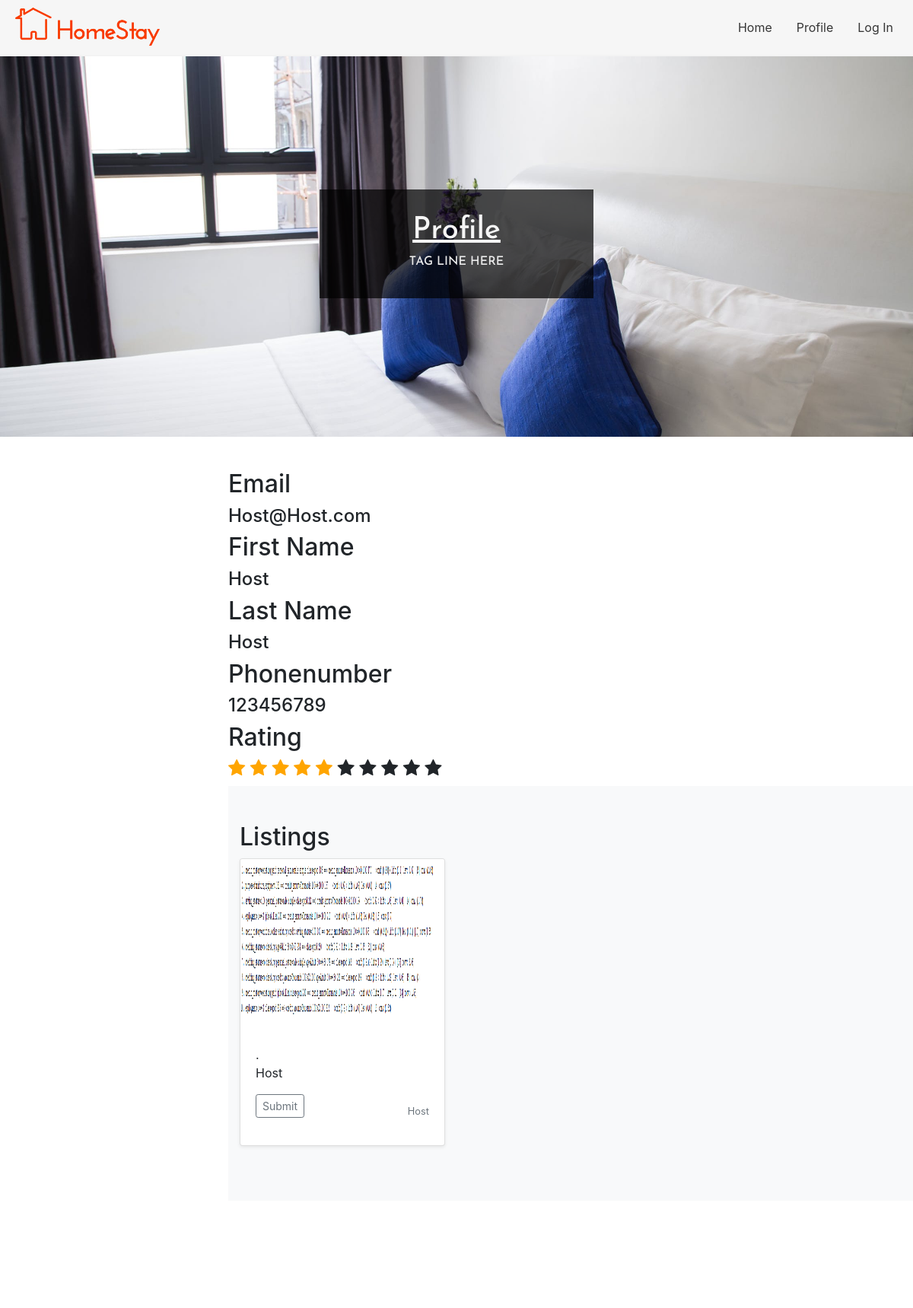
/homestay/profile/host/1 (upper part), run on an earlier commit of the app's database.
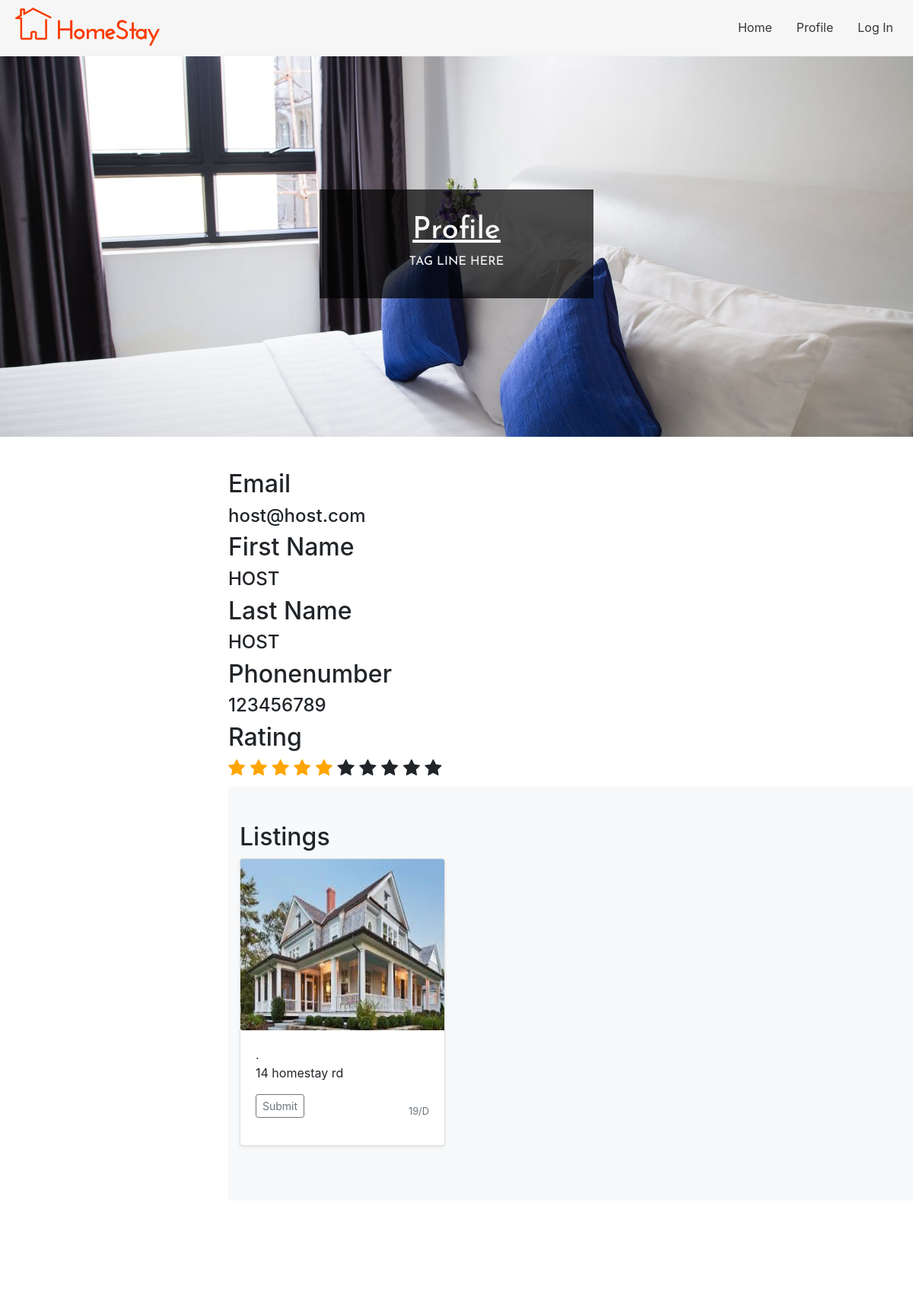
And on a later commit of the database.
### tables this page shows
CREATE TABLE Host (
  hostID integer NOT NULL UNIQUE,
  email varchar(255) NOT NULL UNIQUE,
  lastName varchar(255) NOT NULL,
  firstName varchar(255) NOT NULL,
  hPassword varchar(255) NOT NULL,
  phoneNumber int,
  rating int DEFAULT 5,
  CHECK (
    rating <= 10
    AND rating >= 0
        ),
  PRIMARY KEY (hostID)
);

CREATE TABLE Vacancies (
        vacancyID integer NOT NULL UNIQUE,
        hostID int NOT NULL,
        location varchar(255) NOT NULL,
        description varchar(255),
        rate varchar(255) NOT NULL,
        startDate date NOT NULL,
        endDate date NOT NULL,
        available bit DEFAULT 1,
        curfew varchar(255),
        extraInfo varchar(255),
        images varchar(255),
        PRIMARY KEY (vacancyID),
        FOREIGN KEY (hostID) REFERENCES Host(hostID)
);

### launch.py (the view)
@app.route('/homestay/profile/host/<host>', methods=["POST","GET"])
def  HostSlected(name=None, host=None):
		db = get_db()
		Host = query_db('SELECT * FROM Host WHERE hostID = ?', [host], one=True)
		negStar = 10 - int(Host[6])
		negStar1 = range(negStar)
		posStar1 = range(int(Host[6]))
		userListings = db.cursor().execute('SELECT * FROM Vacancies WHERE hostID = ?', [Host[0]])
		userListings = list(userListings.fetchall())
		urlHelper = "../../../homestay/listing/"
		return render_template("host.html", userContent=Host, userListings=userListings, negStar1=negStar1, posStar1=posStar1, urlHelper=urlHelper )

### launch.py (called while the page is built)
def get_db():
  db = getattr(g, 'db', None)
  if db is None:
    db = sqlite3.connect(db_location)
    g.db = db
  return db

@app.teardown_appcontext
def  close_db_connection(exception):
  db = getattr(g, 'db' , None)
  if db is not None:
    db.close()

def query_db(query, args=(), one=False):
    cur = get_db().execute(query, args)
    rv = cur.fetchall()
    cur.close()
    return (rv[0] if rv else None) if one else rv

### templates/host.html (shortened to what this page needs)
<html>
  <head>
    <link rel="stylesheet" href="https://cdnjs.cloudflare.com/ajax/libs/font-awesome/4.7.0/css/font-awesome.min.css">
    <link rel="stylesheet" href="https://stackpath.bootstrapcdn.com/bootstrap/4.1.3/css/bootstrap.min.css">
    <link rel="stylesheet" href="https://stackpath.bootstrapcdn.com/bootstrap/4.1.3/css/bootstrap.min.css">
    <link href="../../../../static/css/styles.css" type="text/css" rel="stylesheet">
  </head>
  <body>
    <nav>
        <ul>
          <a href="../../../../../homestay"><img src="../../../static/images/logo.jpg" style="height: 50px; padding-left: 10px; padding-right:10px;"/></a>
          <li><a href="../../../../../homestay/login">Log In</a></li>
          <li><a href="../../../../../homestay/profile">Profile</a></li>
          <li><a href="../../../../../homestay">Home</a></li>
        </ul>
    </nav>
    <div id= "header">
      <div id="header-text">
        <h1>Profile</h1>
        <h3>Tag line here</h3>
    </div>
    <main>
      <div id="main-content">
        <section>
	<div id= "Email" >
	  <h2>Email</h2>
	  <h4>{{userContent[1]}}</h4>
	</div>
	<div id= "First_Name" >
          <h2>First Name</h2>
          <h4>{{userContent[3]}}</h4>
        </div>
	<div id= "Last_Name" >
          <h2>Last Name</h2>
          <h4>{{userContent[2]}}</h4>
        </div>
	<div id= "phoneNumber" >
          <h2>Phonenumber</h2>
          <h4>{{userContent[5]}}</h4>
        </div>
	<div id= "rateing" >
          <h2>Rating</h2>
          <h4>	{% for x in posStar1 %}
			<span class="fa fa-star checked"></span>
		{% endfor %}
		{% for x in negStar1 %}
			<span class="fa fa-star"></span>
		{% endfor %}
	  </h4>
	</div>
        <div class="album py-5 bg-light">
           <div class="container">
	      <H2>Listings</H2>
              <div class="row">
                {% for Vacancies in userListings %}
                    <div class="col-md-4">
                        <div class="card mb-4 shadow-sm">
                           <img class="card-img-top" data-src="holder.js/100px225?theme=thumb&amp;bg=55595c&amp;fg=eceeef&amp;text=Thumbnail" alt="Thumbnail [100%x225]" style="height: 225px; width: 100%; display: block;" src={{"../../../../static/uploads/" + Vacancies[10]}} data-holder-rendered="true">
                           <div class="card-body">.
                                <p class="card-text" name="location" value={{Vacancies[2]}} >{{Vacancies[2]}} </p>
                                 <div class="d-flex justify-content-between align-items-center">
                                   <div class="btn-group">
                                        <form action={{urlHelper + Vacancies[0]|string}}>
                                           <input type="submit" class="btn btn-sm btn-outline-secondary" value"View"/>
                                        </form>
                                   </div>
                                   <small class="text-muted">{{Vacancies[4]}}</small>
                                </div>
                           </div>
                        </div>
                    </div>
                {% endfor %}
              </div>
           </div>
	</section>
      </div>
    </main>
  </body>
</html>

### static/css/styles.css (style rules this page uses)
body { margin: 0px; overflow-y: scroll; }
main { padding-left: : 50px; padding-right: 50px; padding-bottom: 200px; position: inherit; }
section { margin-top: 400px; width:900px; margin-left: 300px; margin-right: 300px; }
#header { width:100%; height: 500px; background-image: url("../images/bedroom_banner.jpg"); background-size: cover; background-position: center; top: 0px; }
#header-text { margin: auto; position: relative; text-align: center; vertical-align: middle; font-family: 'Josefin Sans', sans-serif; padding:30px; top:175px; background-color: rgb(0,0,0,0.7); width: 30%; }
#header-text h1 { color: rgb(245,245,245); text-decoration: underline; }
#header-text h3 { text-transform: uppercase; font-size: 16px; color: rgb(235, 235,235); }
nav { position: sticky; top: 0; vertical-align: middle; background-color: rgb(246,246,246,0.9); padding: 10px; border-bottom: #f3f3f3 solid 2px; z-index: 99; }
nav ul { list-style-type: none; margin: 0; padding: 0; overflow: hidden; }
nav li { float:right; }
nav li a { display: block; color: rgb(54,54,54); text-align: center; padding: 14px 16px; text-decoration: none; transition: 1.5s; }

### templates/host.html (style rules this page uses)
.checked { color: orange; }

What changed in the data, as far as the page shows it:
changed Host: email "Host@Host.com" → "host@host.com"; firstName "Host" → "HOST"; lastName "Host" → "HOST"
changed Vacancies: images: a different picture; location "Host" → "14 homestay rd"; rate "Host" → "19/D"
